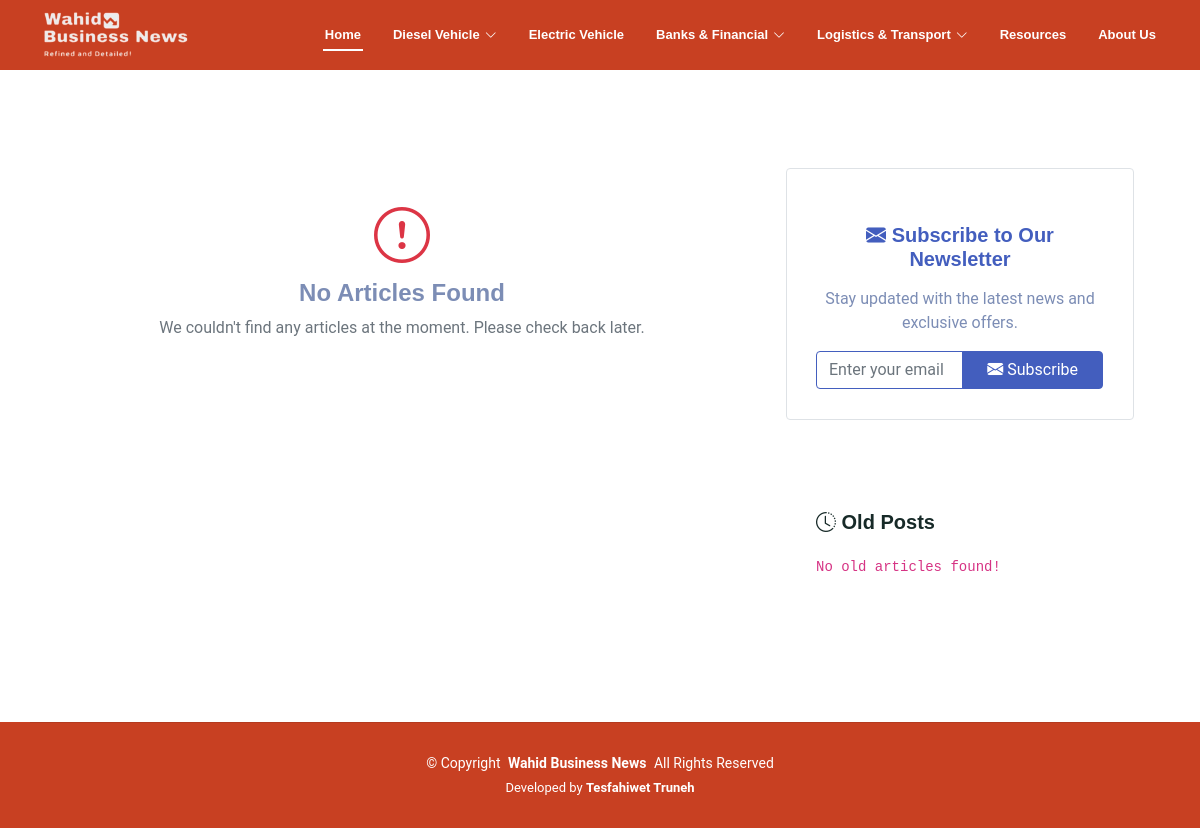
The app's page /, older data.
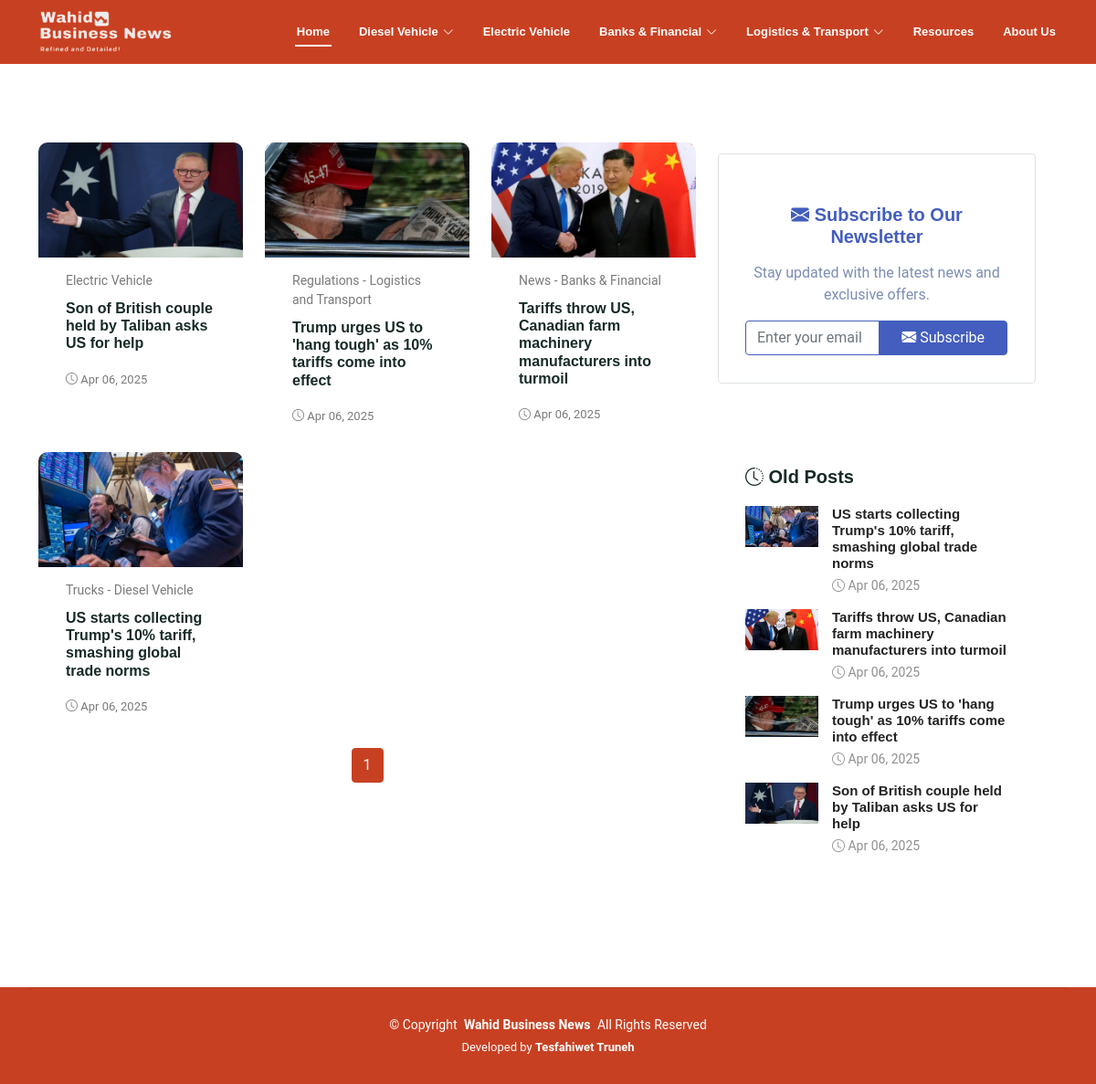
The same page, newer data.
### admin_app/models.py (models this page shows, shortened)
class Article(models.Model):
    title = models.CharField(max_length=200)
    slug = models.SlugField(unique=True, blank=True)
    content = models.TextField()
    thumbnail = models.ImageField(upload_to=thumbnail_upload_to)
    news_type = models.CharField(
        max_length=50,
        choices=NEWS_TYPE_CHOICES,
        verbose_name="Article Category"
    )
    created_at = models.DateTimeField(default=timezone.now)
    updated_at = models.DateTimeField(auto_now=True)
    full_content_url = models.URLField(blank=True, null=True, help_text="URL to the full content")
    class Meta:
        ordering = ['-created_at']

### App/views.py (the view, shortened to what this page needs)
# urls.py: path("", UserIndex.as_view(), name="user-index-view"),
class UserIndex(TemplateView):
    template_name = "index.html"
    def get(self, request, *args, **kwargs):
        website = Website.objects.get(name="Wahid Business News")
        hit_count = HitCount.objects.get_for_object(website)
        HitCountMixin.hit_count(request, hit_count)
        return super().get(request, *args, **kwargs)
    def get_context_data(self, **kwargs):
        context = super().get_context_data(**kwargs)
        article_list = Article.objects.only('id', 'title', 'content', 'created_at').order_by("-created_at")
        paginator = Paginator(article_list, 9)
        page = self.request.GET.get('page')
        try:
            articles = paginator.page(page)
        except (PageNotAnInteger, EmptyPage):
            articles = paginator.page(1)
        old_articles = Article.objects.only('id', 'title').order_by("created_at")[:5]
        context["articles"] = articles
        context["old_articles"] = old_articles
        return context

### templates/index.html (shortened to what this page needs)
{% extends 'base.html' %}
{% load static %}
{% block 'page-template' %}
<main class="main">
    <section id="blog-posts" class="blog-posts section mt-5">
        <div class="container">
            <div class="row">
                <div class="row">
                    <div class="col-lg-8 mt-5">
                        <div class="row">
                            {% if articles %}
                            {% for article in articles %}
                            <div class="col-lg-4">
                                <article class="news-article" data-aos="flip-right">
                                    <div class="post-img">
                                        <img src="{{ article.thumbnail.url }}" alt="" class="img-fluid">
                                    </div>
                                    <p class="post-category">{{ article.get_news_type_display }}</p>
                                    <h2 class="title">
                                        <a href="#" data-bs-toggle="modal"
                                            data-bs-target="#articleModal{{ article.id }}">
                                            {{ article.title }}
                                        </a>
                                    </h2>
                                    <div class="post-meta d-flex align-items-center">
                                        <p class="post-date">
                                            <time datetime="{{ article.created_at|date:'Y-m-d' }}">
                                                <span class="bi bi-clock"></span> {{ article.created_at|date:'M d, Y' }}
                                            </time>
                                        </p>
                                    </div>
                                </article>
                            </div>
                            {% endfor %}
                            <div class="d-flex justify-content-center">
                                <ul class="pagination">
                                    {% for page_num in articles.paginator.page_range %}
                                    {% if articles.number == page_num %}
                                    <li class="page-item active">
                                        <span class="page-link">{{ page_num }}</span>
                                    </li>
                                    {% else %}
                                    <li class="page-item">
                                        <a class="page-link" href="?page={{ page_num }}&next_post=true">{{ page_num }}</a>
                                    </li>
                                    {% endif %}
                                    {% endfor %}
                                </ul>
                            </div>
                            {% else %}
                            <div class="d-flex flex-column align-items-center justify-content-center text-center my-5">
                                <i class="bi bi-exclamation-circle display-4 text-danger"></i>
                                <h4 class="text-muted mt-2">No Articles Found</h4>
                                <p class="text-secondary">We couldn't find any articles at the moment. Please check back
                                    later.</p>
                            </div>
                            {% endif %}
                        </div>
                    </div>
                    <div class="col-lg-4" data-aos="flip-left" data-aos-easing="ease-out-cubic" data-aos-duration="600">
                        <div class="widgets-container border border-1 border-muted rounded text-center">
                            <h5 class="fw-bold text-primary mb-3"><i class="bi bi-envelope-fill"></i> Subscribe to Our
                                Newsletter</h5>
                            <p class="text-muted mb-3 text-dark">Stay updated with the latest news and exclusive offers.
                            </p>
                            <form id="subscribe-form" method="POST" class="input-group">
                                <input type="email" id="email" name="email"
                                    class="form-control border border-primary rounded-start"
                                    placeholder="Enter your email" required>
                                <button class="btn btn-primary px-4 rounded-end" type="submit" title="Subscribe">
                                    <i class="bi bi-envelope-fill"></i> Subscribe
                                </button>
                            </form>
                        </div>
                        <div class="widgets-container">
                            <div class="recent-posts-widget widget-item">
                                <h3 class="widget-title"><span class="bi bi-clock-history"></span> Old Posts</h3>
                                {% if old_articles %}
                                {% for article in old_articles %}
                                <div class="post-item">
                                    <img src="{{ article.thumbnail.url }}" alt="" class="flex-shrink-0"
                                        style="height: 100%;">
                                    <div>
                                        <h4><a href="#" data-bs-toggle="modal"
                                                data-bs-target="#articleModal{{ article.id }}">{{ article.title }}</a>
                                        </h4>
                                        <time style="font-style: normal;"
                                            datetime="{{ article.created_at|date:'Y-m-d' }}">
                                            <span class="bi bi-clock"></span> {{ article.created_at|date:'M d, Y' }}
                                        </time>
                                    </div>
                                </div>
                                {% endfor %}
                                {% else %}
                                <code>
                                    No old articles found!</code>
                                {% endif %}
                            </div>
                        </div>
                    </div>
                </div>
            </div>
        </div>
    </section>
</main>
{% endblock %}

### templates/base.html (shortened to what this page needs)
{% load static %}
<!DOCTYPE html>
<html lang="en">
<head>
    <link rel="stylesheet" href="{% static 'admin_statics/bootstrap.css' %}">
    <link rel="stylesheet" href="https://cdn.jsdelivr.net/npm/bootstrap-icons@1.11.3/font/bootstrap-icons.min.css">
    <link href="https://cdn.jsdelivr.net/npm/aos@2.3.4/dist/aos.css" rel="stylesheet">
    <link href="{% static 'css/main.css' %}" rel="stylesheet">
</head>
<body class="blog-page">
    <header id="header" class="header fixed-top">
        <div class="branding d-flex align-items-cente">
            <div class="container position-relative d-flex align-items-center justify-content-between">
                <a href="{% url 'user-index-view' %}" class="logo d-flex align-items-center">
                    <img src="{% static 'images/site-logo.png' %}" alt="">
                </a>
                <nav id="navmenu" class="navmenu">
                    <ul>
                        <li>
                            <a href="{% url 'user-index-view' %}"
                                class="fw-bold {% if request.resolver_match.url_name == 'user-index-view' %}active{% endif %}">
                                Home
                            </a>
                        </li>
                        <li class="dropdown">
                            <a href="#" class="fw-bold ">
                                <span>Diesel Vehicle</span>
                                <i class="bi bi-chevron-down toggle-dropdown"></i>
                            </a>
                        </li>
                        <li>
                            <a href="{% url 'news-by-category' news_type='electric-vehicle' %}"
                            class="fw-bold {% if request.resolver_match.url_name == 'news-by-category' and request.resolver_match.kwargs.news_type == 'electric-vehicle' %}active{% endif %}">
                            Electric Vehicle
                            </a>
                        </li>
                        <li class="dropdown">
                            <a href="#" class="fw-bold ">
                                <span>Banks & Financial</span>
                                <i class="bi bi-chevron-down toggle-dropdown"></i>
                            </a>
                        </li>
                        <li class="dropdown">
                            <a href="#" class="fw-bold ">
                                <span>Logistics & Transport</span>
                                <i class="bi bi-chevron-down toggle-dropdown"></i>
                            </a>
                        </li>
                        <li>
                            <a href="{% url 'display-resources' %}"
                                class="fw-bold {% if request.resolver_match.url_name == 'display-resources' %}active{% endif %}">
                                Resources
                            </a>
                        </li>
                        <li>
                            <a href="#" class="fw-bold" data-bs-toggle="modal" data-bs-target="#exampleModalCenter">
                                About Us
                            </a>
                        </li>
                    </ul>
                </nav>
            </div>
        </div>
    </header>
    {% block 'page-template' %}
    {% endblock %}
    <footer id="footer" class="footer accent-background">
        <div class="container copyright text-center mt-4">
            <p>© <span>Copyright</span> <strong class="px-1 sitename">Wahid Business News</strong> <span>All Rights
                    Reserved</span></p>
            <div class="credits">
                Developed by <a href="https://www.linkedin.com/in/tesfahiwet-truneh-2a2139179/" class="fw-bold">Tesfahiwet Truneh</a>
            </div>
        </div>
    </footer>
</body>
</html>

Row changes from the older to the newer data that the page shows:
added Article: thumbnail (picture), news_type "Electric Vehicle", title "Son of British couple held by Taliban asks US for help", created_at "Apr 06, 2025"
added Article: thumbnail (picture), news_type "Regulations - Logistics and Transport", title "Trump urges US to 'hang tough' as 10% tariffs come into effect", created_at "Apr 06, 2025"
added Article: thumbnail (picture), news_type "News - Banks & Financial", title "Tariffs throw US, Canadian farm machinery manufacturers into turmoil", created_at "Apr 06, 2025"
added Article: thumbnail (picture), news_type "Trucks - Diesel Vehicle", title "US starts collecting Trump's 10% tariff, smashing global trade norms", created_at "Apr 06, 2025"
Text that changed along with them:
new list line: "1"
text no longer shown: "No Articles Found We couldn't find any articles at the moment. Please check back later. No old articles found!"
